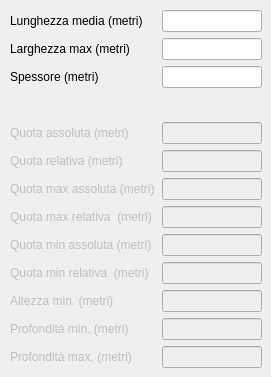
     <widget class="QWidget" name="tab_7">
      <attribute name="title">
       <string>Misure US</string>
      </attribute>
      <widget class="QWidget" name="layoutWidget">
       <property name="geometry">
        <rect>
         <x>10</x>
         <y>10</y>
         <width>252</width>
         <height>358</height>
        </rect>
       </property>
       <layout class="QGridLayout" name="gridLayout_36">
        <item row="0" column="0">
         <layout class="QGridLayout" name="gridLayout_24">
          <item row="0" column="0">
           <widget class="QLabel" name="label_87">
            <property name="text">
             <string>Lunghezza media (metri)</string>
            </property>
           </widget>
          </item>
          <item row="0" column="1">
           <widget class="QLineEdit" name="lineEdit_lunghezza_max">
            <property name="minimumSize">
             <size>
              <width>100</width>
              <height>0</height>
             </size>
            </property>
            <property name="maximumSize">
             <size>
              <width>100</width>
              <height>16777215</height>
             </size>
            </property>
           </widget>
          </item>
          <item row="1" column="0">
           <widget class="QLabel" name="label_114">
            <property name="text">
             <string>Larghezza max (metri)</string>
            </property>
           </widget>
          </item>
          <item row="1" column="1">
           <widget class="QLineEdit" name="lineEdit_larghezza_media">
            <property name="minimumSize">
             <size>
              <width>100</width>
              <height>0</height>
             </size>
            </property>
            <property name="maximumSize">
             <size>
              <width>50</width>
              <height>16777215</height>
             </size>
            </property>
           </widget>
          </item>
          <item row="2" column="0">
           <widget class="QLabel" name="label_88">
            <property name="text">
             <string>Spessore (metri)</string>
            </property>
           </widget>
          </item>
          <item row="2" column="1">
           <widget class="QLineEdit" name="lineEdit_altezza_max">
            <property name="minimumSize">
             <size>
              <width>100</width>
              <height>0</height>
             </size>
            </property>
            <property name="maximumSize">
             <size>
              <width>100</width>
              <height>16777215</height>
             </size>
            </property>
           </widget>
          </item>
          <item row="3" column="0">
           <spacer name="verticalSpacer">
            <property name="orientation">
             <enum>Qt::Vertical</enum>
            </property>
            <property name="sizeHint" stdset="0">
             <size>
              <width>20</width>
              <height>40</height>
             </size>
            </property>
           </spacer>
          </item>
         </layout>
        </item>
        <item row="1" column="0">
         <layout class="QGridLayout" name="gridLayout_27">
          <item row="0" column="0">
           <widget class="QLabel" name="label_79">
            <property name="enabled">
             <bool>false</bool>
            </property>
            <property name="text">
             <string>Quota assoluta (metri)</string>
            </property>
           </widget>
          </item>
          <item row="0" column="1">
           <widget class="QLineEdit" name="lineEdit_quota_abs">
            <property name="enabled">
             <bool>false</bool>
            </property>
            <property name="minimumSize">
             <size>
              <width>100</width>
              <height>0</height>
             </size>
            </property>
            <property name="maximumSize">
             <size>
              <width>100</width>
              <height>16777215</height>
             </size>
            </property>
            <property name="inputMask">
             <string/>
            </property>
            <property name="echoMode">
             <enum>QLineEdit::Normal</enum>
            </property>
           </widget>
          </item>
          <item row="1" column="0">
           <widget class="QLabel" name="label_78">
            <property name="enabled">
             <bool>false</bool>
            </property>
            <property name="text">
             <string>Quota relativa (metri)</string>
            </property>
           </widget>
          </item>
          <item row="1" column="1">
           <widget class="QLineEdit" name="lineEdit_quota_relativa">
            <property name="enabled">
             <bool>false</bool>
            </property>
            <property name="minimumSize">
             <size>
              <width>100</width>
              <height>0</height>
             </size>
            </property>
            <property name="maximumSize">
             <size>
              <width>100</width>
              <height>16777215</height>
             </size>
            </property>
           </widget>
          </item>
          <item row="2" column="0">
           <widget class="QLabel" name="label_93">
            <property name="enabled">
             <bool>false</bool>
            </property>
            <property name="text">
             <string>Quota max assoluta (metri)</string>
            </property>
           </widget>
          </item>
          <item row="2" column="1">
           <widget class="QLineEdit" name="lineEdit_quota_max_abs">
            <property name="enabled">
             <bool>false</bool>
            </property>
            <property name="minimumSize">
             <size>
              <width>100</width>
              <height>0</height>
             </size>
            </property>
            <property name="maximumSize">
             <size>
              <width>100</width>
              <height>16777215</height>
             </size>
            </property>
           </widget>
          </item>
          <item row="3" column="0">
           <widget class="QLabel" name="label_92">
            <property name="enabled">
             <bool>false</bool>
            </property>
            <property name="text">
             <string>Quota max relativa  (metri)</string>
            </property>
           </widget>
          </item>
          <item row="3" column="1">
           <widget class="QLineEdit" name="lineEdit_quota_max_rel">
            <property name="enabled">
             <bool>false</bool>
            </property>
            <property name="minimumSize">
             <size>
              <width>100</width>
              <height>0</height>
             </size>
            </property>
            <property name="maximumSize">
             <size>
              <width>100</width>
              <height>16777215</height>
             </size>
            </property>
           </widget>
          </item>
          <item row="4" column="0">
           <widget class="QLabel" name="label_90">
            <property name="enabled">
             <bool>false</bool>
            </property>
            <property name="text">
             <string>Quota min assoluta (metri)</string>
            </property>
           </widget>
          </item>
          <item row="4" column="1">
           <widget class="QLineEdit" name="lineEdit_quota_min_abs">
            <property name="enabled">
             <bool>false</bool>
            </property>
            <property name="minimumSize">
             <size>
              <width>100</width>
              <height>0</height>
             </size>
            </property>
            <property name="maximumSize">
             <size>
              <width>100</width>
              <height>16777215</height>
             </size>
            </property>
           </widget>
          </item>
          <item row="5" column="0">
           <widget class="QLabel" name="label_91">
            <property name="enabled">
             <bool>false</bool>
            </property>
            <property name="text">
             <string>Quota min relativa  (metri)</string>
            </property>
           </widget>
          </item>
          <item row="5" column="1">
           <widget class="QLineEdit" name="lineEdit_quota_min_rel">
            <property name="enabled">
             <bool>false</bool>
            </property>
            <property name="minimumSize">
             <size>
              <width>100</width>
              <height>0</height>
             </size>
            </property>
            <property name="maximumSize">
             <size>
              <width>100</width>
              <height>16777215</height>
             </size>
            </property>
           </widget>
          </item>
          <item row="6" column="0">
           <widget class="QLabel" name="label_220">
            <property name="enabled">
             <bool>false</bool>
            </property>
            <property name="text">
             <string>Altezza min. (metri)</string>
            </property>
           </widget>
          </item>
          <item row="6" column="1">
           <widget class="QLineEdit" name="lineEdit_altezza_min">
            <property name="enabled">
             <bool>false</bool>
            </property>
            <property name="minimumSize">
             <size>
              <width>100</width>
              <height>0</height>
             </size>
            </property>
            <property name="maximumSize">
             <size>
              <width>100</width>
              <height>16777215</height>
             </size>
            </property>
           </widget>
          </item>
          <item row="7" column="0">
           <widget class="QLabel" name="label_89">
            <property name="enabled">
             <bool>false</bool>
            </property>
            <property name="text">
             <string>Profondità min. (metri) </string>
            </property>
           </widget>
          </item>
          <item row="7" column="1">
           <widget class="QLineEdit" name="lineEdit_profondita_min">
            <property name="enabled">
             <bool>false</bool>
            </property>
            <property name="minimumSize">
             <size>
              <width>100</width>
              <height>0</height>
             </size>
            </property>
            <property name="maximumSize">
             <size>
              <width>100</width>
              <height>16777215</height>
             </size>
            </property>
           </widget>
          </item>
          <item row="8" column="0">
           <widget class="QLabel" name="lineEdit_altezza_max_5">
            <property name="enabled">
             <bool>false</bool>
            </property>
            <property name="text">
             <string>Profondità max. (metri) </string>
            </property>
           </widget>
          </item>
          <item row="8" column="1">
           <widget class="QLineEdit" name="lineEdit_profondita_max">
            <property name="enabled">
             <bool>false</bool>
            </property>
            <property name="minimumSize">
             <size>
              <width>100</width>
              <height>0</height>
             </size>
            </property>
            <property name="maximumSize">
             <size>
              <width>100</width>
              <height>16777215</height>
             </size>
            </property>
           </widget>
          </item>
         </layout>
        </item>
       </layout>
      </widget>
     </widget>
